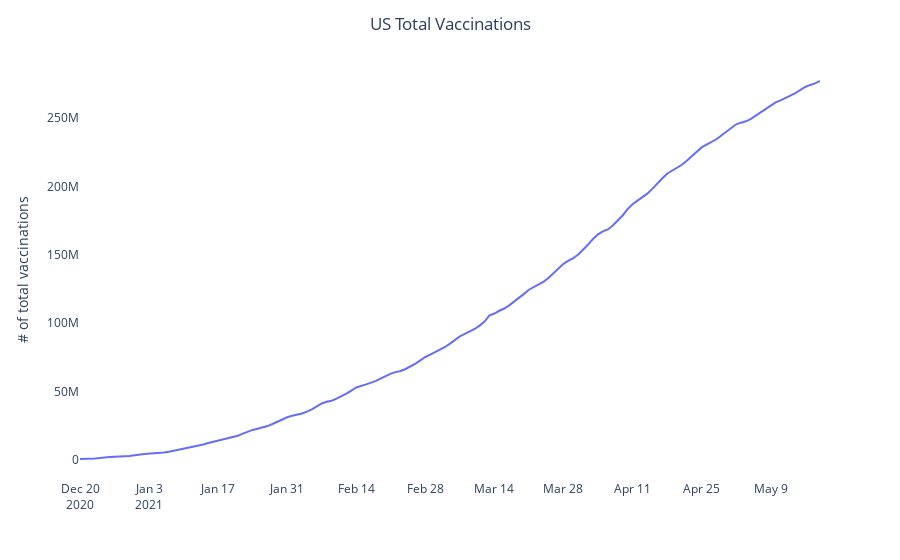

The code cell stored with this chart in its notebook:
### Markdown cell above
### To preview: https://htmlpreview.github.io/?https://github.com/ayoubimaya/COVID19-Vaccination-Progress/blob/main/plots/states_choro_html.html

### Code cell
us_total_fig = px.line(us_vaccinations_df, 
                       x='date', 
                       y='total_vaccinations',
                       labels={
                           'total_vaccinations': '# of total vaccinations',
                            'date': ' '
                       })
us_total_fig.update_layout({'plot_bgcolor': 'rgba(0, 0, 0, 0)','paper_bgcolor': 'rgba(0, 0, 0, 0)',})
us_total_fig.update_layout(showlegend=False)
us_total_fig.update_layout(title_text='US Total Vaccinations', title_x=0.5)
us_total_fig.show()

### Figure 1 — Plotly figure (JSON) as saved in the notebook; plotly's stock layout.template omitted (floating-point values rounded to 4 significant figures; data arrays with more than 128 entries replaced by an {"elided": "..."} marker saying what was removed)
{"data": [{"hovertemplate": " =%{x}<br># of total vaccinations=%{y}<extra></extra>", "legendgroup": "", "line": {"color": "#636efa", "dash": "solid"}, "mode": "lines", "name": "", "orientation": "v", "showlegend": false, "type": "scatter", "x": {"elided": "137 str values"}, "xaxis": "x", "y": {"elided": "137 int values"}, "yaxis": "y"}], "layout": {"legend": {"tracegroupgap": 0}, "margin": {"t": 60}, "paper_bgcolor": "rgba(0, 0, 0, 0)", "plot_bgcolor": "rgba(0, 0, 0, 0)", "showlegend": false, "title": {"text": "US Total Vaccinations", "x": 0.5}, "xaxis": {"anchor": "y", "domain": [0, 1], "title": {"text": " "}}, "yaxis": {"anchor": "x", "domain": [0, 1], "title": {"text": "# of total vaccinations"}}}}
